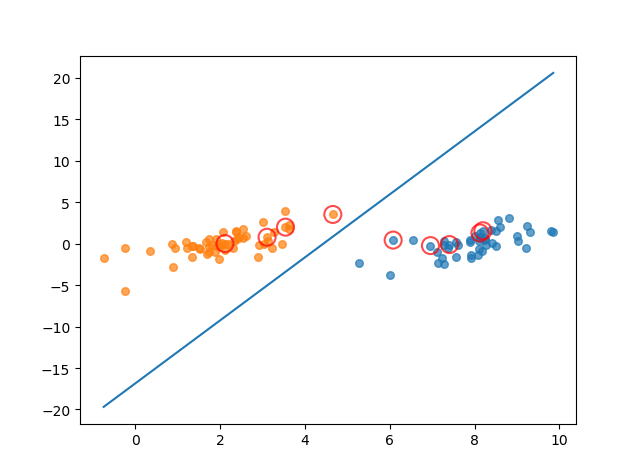

Generate this figure with Python:
import matplotlib.pyplot as plt 
import numpy as np 
import random

class optStruct:

	def __init__(self,dataMatIn,classLabels,C,toler):
		self.X=dataMatIn
		self.labelMat=classLabels
		self.C=C
		self.tol=toler
		self.m=np.shape(dataMatIn)[0]
		self.alphas=np.mat(np.zeros((self.m,1)))
		self.b=0
		self.eCache=np.mat(np.zeros((self.m,2)))

def loadDataSet(filename):
	dataMat=[]
	lableMat=[]
	fr=open(filename)
	for line in fr.readlines():
		lineArr=line.strip().split('\t')
		dataMat.append([float(lineArr[0]),float(lineArr[1])])
		lableMat.append(float(lineArr[2]))
	return dataMat,lableMat

def calcEk(oS,k):
	fXk=float(np.multiply(oS.alphas,oS.labelMat).T*(oS.X*oS.X[k,:].T)+oS.b)
	Ek=fXk-float(oS.labelMat[k])
	return Ek

def selectJrand(i,m):
	j=i
	while(j==i) :
		j=int(random.uniform(0,m))
	return j

def selectJ(i,oS,Ei):
	maxK=-1
	maxDeltaE=0
	Ej=0
	oS.eCache[i]=[1,Ei]
	validEcachelist=np.nonzero(oS.eCache[:,0].A)[0]
	if(len(validEcachelist))>1:
		for k in validEcachelist:
			if k==i :
				continue
			Ek=calcEk(oS,k)
			deltaE=abs(Ei-Ek)
			if(deltaE>maxDeltaE):
				maxK=k
				maxDeltaE=deltaE
				Ej=Ek
		return maxK,Ej
	else:
		j=selectJrand(i,oS.m)
		Ej=calcEk(oS,j)
	return j,Ej

def updateEk(oS,k):
	Ek=calcEk(oS,k)
	oS.eCache[k]=[1,Ek]

def clipAlpha(aj,H,L):
	if aj>H:
		aj=H
	if L>aj:
		aj=L
	return aj

def innerL(i,oS):
	Ei=calcEk(oS,i)
	#优化alpha
	if((oS.labelMat[i]*Ei<-oS.tol) and (oS.alphas[i]<oS.C)) or ((oS.labelMat[i]*Ei>oS.tol) and (oS.alphas[i]>0)):
		#使用内循环
		j,Ej=selectJ(i,oS,Ei)
		#保存
		#alphaIold=oS.alphas[i].copy()
		#alphaJold=oS.alphas[j].copy()
		alphaIold = oS.alphas[i].copy(); alphaJold = oS.alphas[j].copy();
		#计算上下界
		if (oS.labelMat[i] != oS.labelMat[j]):
			L = max(0, oS.alphas[j] - oS.alphas[i])
			H = min(oS.C, oS.C + oS.alphas[j] - oS.alphas[i])
		else:
			L = max(0, oS.alphas[j] + oS.alphas[i] - oS.C)
			H = min(oS.C, oS.alphas[j] + oS.alphas[i])
		if L == H:
			print("L==H")
			return 0
		#步骤三：计算eta
		eta = 2.0 * oS.X[i,:] * oS.X[j,:].T - oS.X[i,:] * oS.X[i,:].T - oS.X[j,:] * oS.X[j,:].T
		if eta>=0:
			print("eta>=0")
			return 0
		oS.alphas[j]-=oS.labelMat[j]*(Ei-Ej)/eta
		#修建
		oS.alphas[j]=clipAlpha(oS.alphas[j],H,L)
		#更新误差
		updateEk(oS,j)
		if(abs(oS.alphas[j]-alphaJold)<0.00001):
			print("alpha_j变化太小")
			return 0
		oS.alphas[i]+=oS.labelMat[j]*oS.labelMat[i]*(alphaJold-oS.alphas[j])
		updateEk(oS,i)
		#更新b1，b2
		b1=oS.b-Ei-oS.labelMat[i]*(oS.alphas[i]-alphaIold)*oS.X[i,:]*oS.X[i,:].T-oS.labelMat[j]*(oS.alphas[j]-alphaJold)*oS.X[i,:]*oS.X[j,:].T
		b2=oS.b-Ej-oS.labelMat[i]*(oS.alphas[i]-alphaIold)*oS.X[i,:]*oS.X[j,:].T-oS.labelMat[j]*(oS.alphas[j]-alphaJold)*oS.X[j,:]*oS.X[j,:].T
		#更新b
		if (0<oS.alphas[i]) and (oS.C>oS.alphas[i]):
			oS.b=b1
		elif (0<oS.alphas[j]) and (oS.C>oS.alphas[j]):
			oS.b=b2
		else:
			oS.b=(b1+b2)/2.0
		return 1
	else:
		return 0


def smoP(dataMatIn,classLabels,C,toler,maxIter):
	oS=optStruct(np.mat(dataMatIn),np.mat(classLabels).transpose(),C,toler)
	iter=0
	entireSet=True
	alphaPairsChanged=0
	while(iter<maxIter) and ((alphaPairsChanged>0) or (entireSet)):
		alphaPairsChanged=0
		if entireSet:
			for i in range(oS.m):
				alphaPairsChanged+=innerL(i,oS)
				print("全样本遍历：第%d次迭代 样本：%d，alpha优化次数：%d" %(iter,i,alphaPairsChanged))
			iter+=1
		else:
			nonBoundIs = np.nonzero((oS.alphas.A>0)*(oS.alphas.A<C))[0]
			for i in nonBoundIs:
				alphaPairsChanged+=innerL(i,oS)
				print("非边界遍历：第%d次迭代 样本：%d，alpha优化次数：%d" % (iter,i,alphaPairsChanged))
			iter +=1
		if entireSet:
			entireSet=False
		elif(alphaPairsChanged==0):
			entireSet=True
		print("迭代次数：%d" % iter)
	return oS.b,oS.alphas

def showClassifer(dataMat,classLabels,w,b):
	data_plus=[]
	data_minus=[]
	for i in range(len(dataMat)):
		if classLabels[i]>0:
			data_plus.append(dataMat[i])
		else:
			data_minus.append(dataMat[i])
	data_plus_np=np.array(data_plus)
	data_minus_np=np.array(data_minus)
	plt.scatter(np.transpose(data_plus_np)[0],np.transpose(data_plus_np)[1],s=30,alpha=0.7)
	plt.scatter(np.transpose(data_minus_np)[0],np.transpose(data_minus_np)[1],s=30,alpha=0.7)
	x1=max(dataMat)[0]
	x2=min(dataMat)[0]
	a1,a2=w
	b=float(b)
	a1=float(a1[0])
	a2=float(a2[0])
	y1=(-b-a1*x1)/a2
	y2= (-b-a1*x2)/a2
	plt.plot([x1,x2],[y1,y2])
	for i,alpha in enumerate(alphas):
		if alpha>0:
			x,y=dataMat[i]
			plt.scatter([x],[y],s=150,c='none',alpha=0.7,linewidth=1.5,edgecolor='red')
	plt.show()

def calcWs(alphas,dataArr,classLabels):
	X=np.mat(dataArr)
	labelMat=np.mat(classLabels).transpose()
	m,n=np.shape(X)
	w=np.zeros((n,1))
	for i in range(m):
		w+=np.multiply(alphas[i]*labelMat[i],X[i,:].T)
	return w

dataArr,classLabels=loadDataSet('testSet.txt')
b,alphas=smoP(dataArr,classLabels,0.6,0.001,40)

w=calcWs(alphas,dataArr,classLabels)

showClassifer(dataArr,classLabels,w,b)
